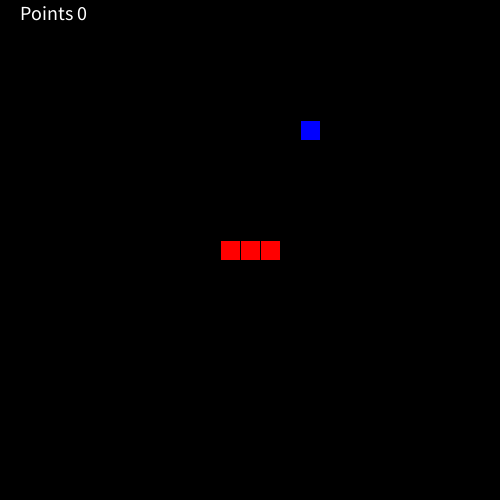
Frame 1 (no input)
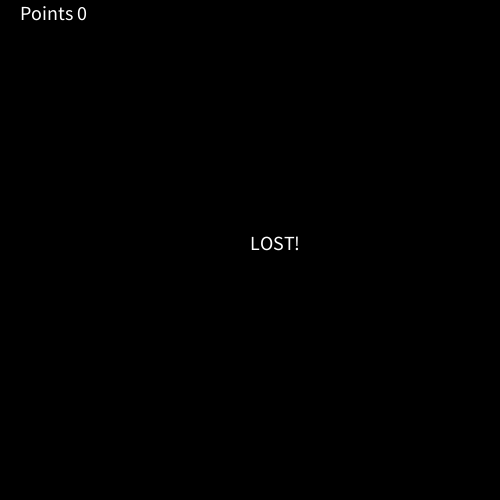
Frame 60 (the mouse pressed at the canvas centre just before this capture)
Frame 120 (the mouse held since frame 60 and released just before this capture): identical to frame 60, image omitted

The Processing sketch that drew these frames (run headless with seeded random() and noise(); from frame 60 on, the mouse is pressed at the canvas centre):

// Processing sketch: snake
// ── snake.pde

int step = 20;
int w = 25, h = 25;
int vx, vy;

int food_x, food_y;

class Snake 
{
  int size; 
  int[] ax; 
  int[] ay;
  int points;
  boolean lost;
  int vx;
  int vy;
  
  Snake() 
  {
    size = 3; 
    points = 0;
    vx = 1;
    vy = 0;
    
    ax = new int[1024];
    ax[0 ] = w/2;
    ax[1] = w/2 - 1;
    ax[2] = w/2;
    
    ay = new int[1024]; 
    ay[0] = h/2; 
    ay[1] = h/2;
    ay[2] = h/2; 
    
    lost = false; 
  }
  
  void move() 
  {
      if (ax[0] == food_x && ay[0] == food_y) 
      {
        size++; 
        food_x = (int) random(1, w-1);
        food_y = (int) random(1, h-1); 
        points++;
      }
      for (int i = size-1; i>0; i--) 
      {
        ax[i] = ax[i-1]; 
        ay[i] = ay[i-1];
      }
      ax[0] = ax[0] + vx;
      ay[0] = ay[0] + vy;
  }
  
  void check_collision_wall()
  {
    if (ax[0] == 0 || ax[0] == w || ay[0] == 0 || ay[0] == h) lost = true;
  }
  
  void check_collision_snake(Snake s)
  {
      for (int i = 1; i<s.size; i++) 
      {
        if (ax[0] == s.ax[i] && ay[0] == s.ay[i]) lost = true;
      }
  }
  
};

Snake s;

void setup() 
{
  frameRate(5);
  size(500,500);
  
  s = new Snake();
  
  food_x = (int) random(1, w-1); 
  food_y = (int) random(1, h-1);
}

void draw() 
{
  background(0,0,0);
  
  fill(255);
  textSize(20);
  text("Points " + s.points, 20, 20);
  s.move();
  
  // check is game lost 
  s.check_collision_wall();
  s.check_collision_snake(s);
  
  if (s.lost) 
  {
    stroke(255,255,255);
    textSize(20);
    text("LOST!", width/2, height/2);
    return;
    
  }
  
  // if not lost, draw
  fill(0,0,255);
  rect(food_x*step, food_y*step, step, step);
  
  // draw snake 
  fill(255,0,0);
  for (int i = 0; i<s.size; i++) 
  {
    rect(s.ax[i]*step, s.ay[i]*step, step, step);
  }
}

void keyPressed()
{

    if (keyCode == UP || keyCode == DOWN) 
    {
      if (s.vx == 0) return;
      s.vx = 0;
      if (keyCode == UP) 
      {
        s.vy = -1;
      }
      else 
      {
        s.vy = 1;
      }
    }
    if (keyCode == LEFT || keyCode == RIGHT) 
    {
      if (s.vy == 0) return;
      s.vy = 0; 
      if (keyCode == LEFT) s.vx = -1;
      else s.vx = 1;
    }
}
